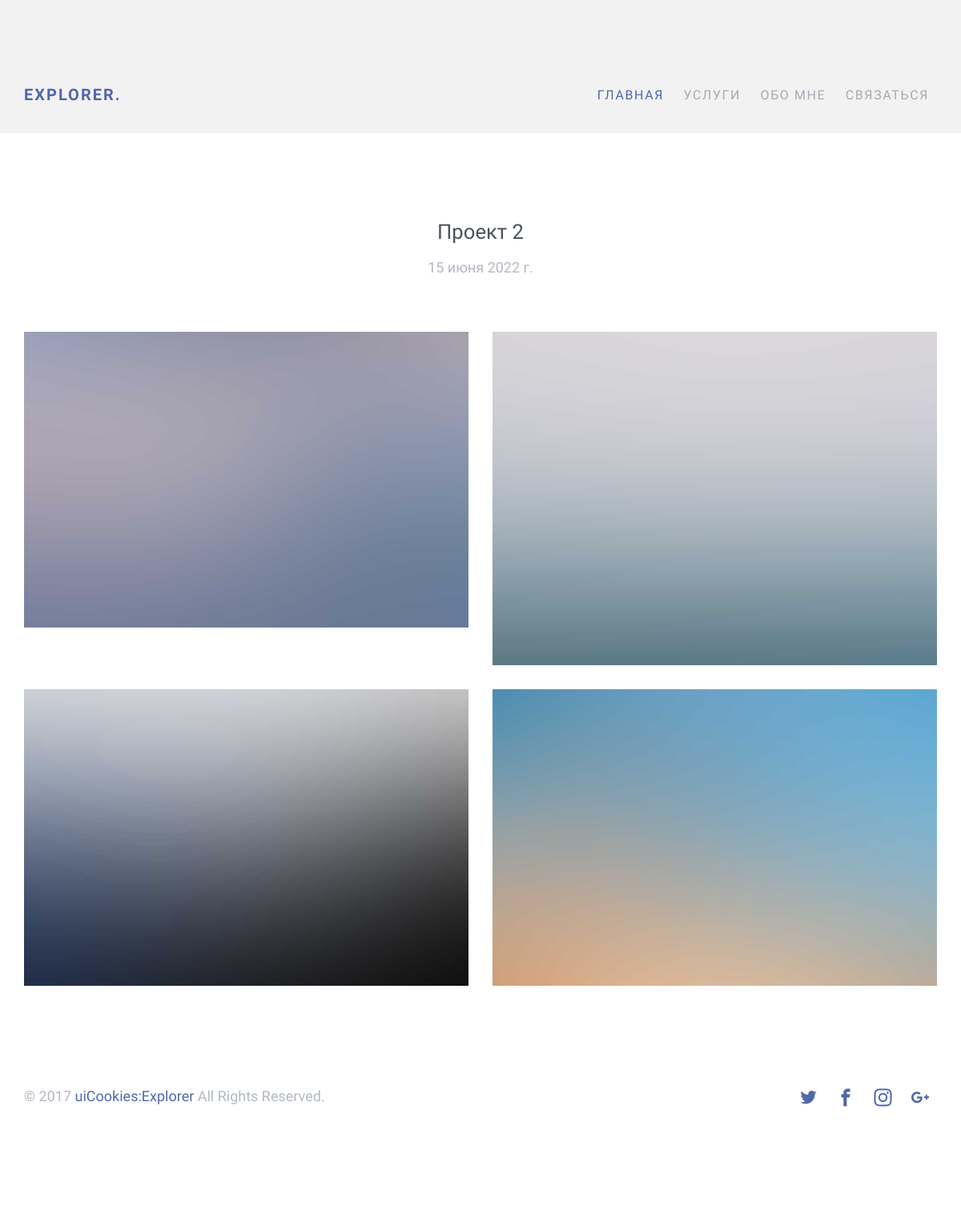
/proekt-2/, run on the app's committed database.
### home/models.py (models this page shows, shortened)
class Works(models.Model):
    title = models.CharField('Название', max_length=70)
    date = models.DateField('Дата публикации', default=date.today)
    prew_image = models.ImageField('Превью на главную', upload_to="image/")
    url = models.SlugField(max_length=130, unique=True)
    draft = models.BooleanField("Публикация", default=True)
    class Meta:
        verbose_name = 'Работы'
        verbose_name_plural = 'Работы'

class ImageSet(models.Model):
    order = models.SmallIntegerField('Сортировка', default=0)
    works = models.ForeignKey(Works, verbose_name='Изображение работы', null=True, blank=True,
                              on_delete=models.SET_NULL, related_name='image')
    image = models.ImageField(upload_to='image/', verbose_name='Изображение работы',
                              null=True)

### home/views.py (the view)
# urls.py: path("<slug:slug>/", views.WorkSingle.as_view(), name="single"),
class WorkSingle(DetailView):
    model = Works
    slug_field = 'url'
    template_name = 'home/single-page.html'
    context_object_name = 'single'

### templates/home/single-page.html
{% extends 'base.html' %}
{% block content %}
<div class="probootstrap-section">
    <div class="container">
        <div class="row">
            <div class="col-md-6 col-md-offset-3 mb40 text-center">
                <h2>{{ single.title }}</h2>
                <p>{{ single.date }}</p>
            </div>
        </div>
        <div class="row">
            {% for image in single.image.all %}
            <div class="col-md-6">
                <p><a href="{{ image.image.url }}" class="image-popup"><img
                        src="{{ image.image.url }}"
                        class="img-responsive"></a>
                </p>
            </div>
            {% endfor %}
        </div>
    </div>
    {% endblock content %}

### data on the page
Works: title "Проект 2", date "15 июня 2022 г."
ImageSet: image (picture)
ImageSet: image (picture)
ImageSet: image (picture)
ImageSet: image (picture)
